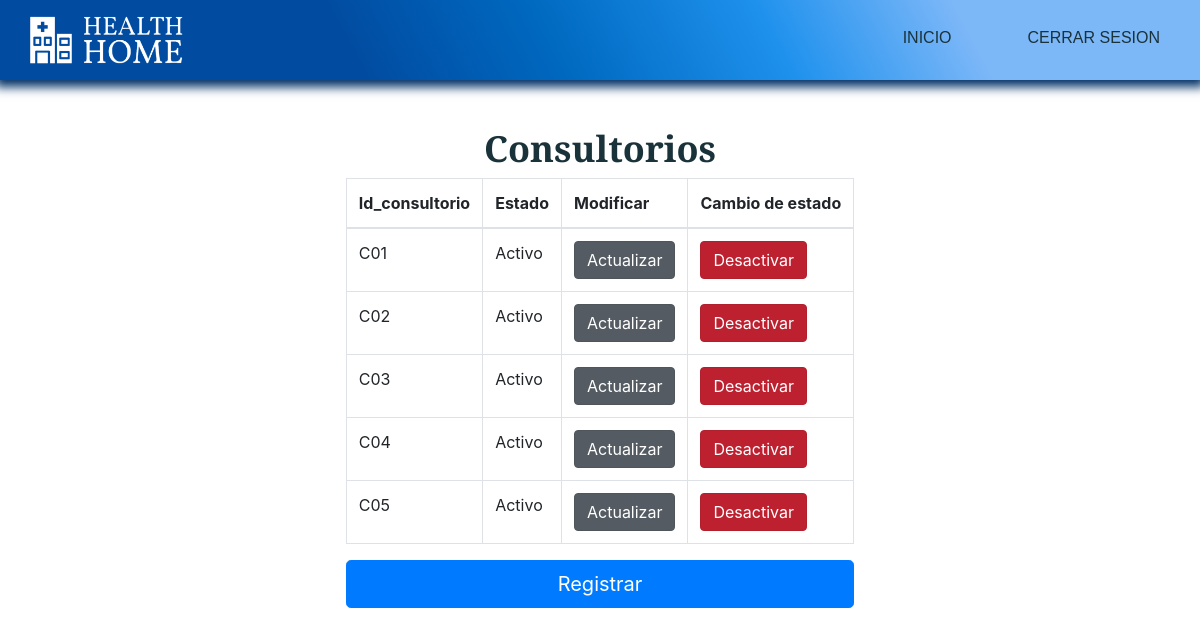
The app's page /index.php?c=Administrador&a=gestion_consult, older data.
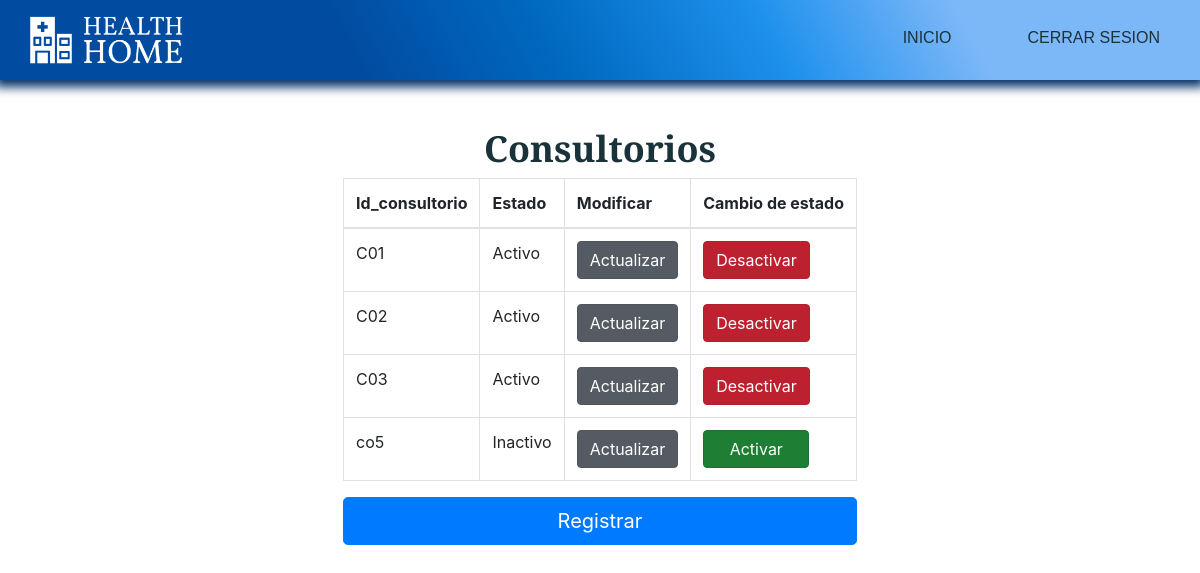
The same page, newer data.
### tables this page shows
CREATE TABLE `consultorios` (
  `id_consultorios` varchar(3) NOT NULL,
  `estado_consult` tinyint(1) NOT NULL,
  `create_consult` datetime NOT NULL DEFAULT current_timestamp()
);

### controllers/Administrador.php (called while the page is built, shortened)
<?php
	class AdministradorController {
		public function __construct(){
			require_once "models/AdministradorModel.php";
		}
		public function gestion_consult(){
			$consult = new Administrador_model();
			$data["consultorios"] = $consult->get_consultorios();
			require_once "views/administrador/gestion_consult/gestion_consult.php";
		}
	}
?>

### config/database.php (called while the page is built)
<?php
	class Conectar {
		public static function conexion(){
			$conexion = new mysqli("localhost", "root", "", "clinica_health_home");
			return $conexion;
		}
	}
?>

### models/AdministradorModel.php (called while the page is built, shortened)
<?php
	class Administrador_model {
		private $db;
		private $consultorios;
		public function __construct(){
			$this->db = Conectar::conexion();
			$this->consultorios = array();
		}
		public function get_consultorios()
		{
			$sql = "SELECT * FROM consultorios";
			$resultado = $this->db->query($sql);
			while($row = $resultado->fetch_assoc())
			{
				$this->consultorios[] = $row;
			}
			return $this->consultorios;
		}
	}
?>

### views/administrador/gestion_consult/gestion_consult.php (the view, shortened to what this page needs)
<!DOCTYPE html>
<html lang="en">
<head>
    <link rel="stylesheet" href="assets/css/estilos.css">
    <link rel="stylesheet" href="https://stackpath.bootstrapcdn.com/bootstrap/4.4.1/css/bootstrap.min.css">
    <link rel="stylesheet" type="text/css" href="https://cdn.datatables.net/v/bs4/dt-1.10.20/datatables.min.css"/>
    <link rel="stylesheet" type="text/css" href="https://cdn.datatables.net/responsive/2.2.3/css/responsive.dataTables.min.css">
</head>
<body>
    <header>
        <div class="container__menu">
            <div class="logo">
                <img src="assets/images/Logo2.png" alt="">
            </div>
            <div class="menu">
                <nav id="nav">
                    <ul>
                        <li><a href="index.php?c=Administrador&a=index">Inicio</a></li>
                        <li><a href="">Cerrar sesion</a></li>
                    </ul>
                </nav>
            </div>
        </div>
    </header>
    <main>
        <div class="container__cover">
            <div class="cover">
                <div class="caja3">
                    <h1>Consultorios</h1>
                    <div class="row">
                        <div class="col-lg-12">
                            <table id="example" class="table table-bordered  display nowrap" cellspacing="0" width="100%">
                                <thead>
                                    <tr>
                                        <th>Id_consultorio</th>
                                        <th>Estado</th>
                                        <th>Modificar</th>
                                        <th>Cambio de estado</th>
                                    </tr>
                                </thead>
                                <tbody>
                                    <?php foreach ($data["consultorios"] as $dato) {
                                      if($dato["estado_consult"]==1){
                                        $estado="Activo";
                                        $url="index.php?c=Administrador&a=cambio_estado_1_consult&id=";
                                        $boton="class='btn btn-danger active' role='button' aria-pressed='true'>Desactivar</a>";
                                      }else{
                                        $estado="Inactivo";
                                        $url="index.php?c=Administrador&a=cambio_estado_2_consult&id=";
                                        $boton="class='btn btn-success active' role='button' aria-pressed='true'>&nbsp&nbsp&nbspActivar&nbsp&nbsp&nbsp</a>";
                                      }
                                      echo "<tr>";
                                      echo "<td>".$dato["id_consultorios"]."</td>";
                                      echo "<td>".$estado."</td>";
                                      echo "<td><a href='index.php?c=Administrador&a=actualizar_consult&id=".$dato["id_consultorios"]."' class='btn btn-secondary active' role='button' aria-pressed='true'>Actualizar</a></td>";
                                      echo "<td><a href='"."$url".$dato["id_consultorios"]."' ".$boton."</td>";
                                      echo "</tr>";
                                    }
                                    ?>
                                </tbody>
                            </table>
                        </div>
                    </div>
                    <a href="index.php?c=Administrador&a=nuevo_consult" class="btn btn-primary btn-lg btn-block" role="button" aria-pressed="true">Registrar</a>
                </div>
            </div>
        </div>
    </main>
</body>
</html>

Row changes from the older to the newer data that the page shows:
removed consultorios: id_consultorios "C04", estado_consult "Activo", shows "Desactivar"
removed consultorios: id_consultorios "C05", estado_consult "Activo", shows "Desactivar"
added consultorios: id_consultorios "co5", estado_consult "Inactivo", shows "Activar"
